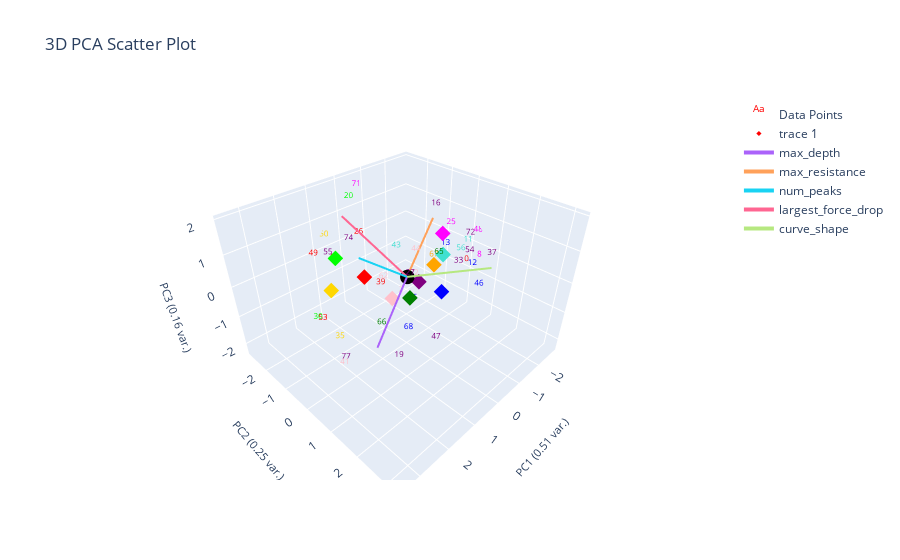

Notebook code for this chart:
### Markdown cell above
# Plot Labeled Data Only

### Code cell
marions_labeled_data[f'{ylabel_name}_nums'] = marions_labeled_data[ylabel_name].map(ylabel_to_cluster_num)
# plotting.get_curve_idx_from_cluster_color('purple', marions_labeled_data[f'{ylabel_name}_nums'], marions_labeled_data.index, data_features)

plotting.plot_clusters_seperately(marions_labeled_data[f'{ylabel_name}_nums'], curve_data, ylabel_name,
                                  cluster_category_names=list(ylabel_to_cluster_num.keys()),
                                  bold_idxs=marions_labeled_data.index.tolist()) 
plotting.plot_pca(marions_labeled_data, marions_labeled_data[f'{ylabel_name}_nums'], graph_title="Clustering Labeled Data", num_pc=3, ylabel_name=ylabel_name, centroids=label_centroids)

### Figure 1 — Plotly figure (JSON) as saved in the notebook; plotly's stock layout.template omitted (floating-point values rounded to 4 significant figures)
{"data": [{"mode": "text", "name": "Data Points", "text": ["0", "2", "8", "11", "12", "13", "15", "16", "19", "20", "22", "25", "26", "27", "30", "33", "35", "37", "39", "41", "43", "44", "46", "47", "48", "49", "50", "53", "54", "55", "56", "62", "63", "65", "66", "67", "68", "71", "72", "74", "77"], "textfont": {"color": ["red", "pink", "magenta", "turquoise", "blue", "blue", "blue", "purple", "purple", "lime", "pink", "magenta", "red", "purple", "lime", "purple", "gold", "purple", "red", "pink", "turquoise", "pink", "blue", "purple", "magenta", "red", "gold", "red", "purple", "purple", "turquoise", "pink", "red", "green", "green", "orange", "blue", "magenta", "purple", "purple", "purple"], "size": 8}, "type": "scatter3d", "x": [-1.574, -0.2013, -1.881, -2.493, -1.524, -2.331, -0.6825, -1.806, 0.9394, 0.1783, -0.5462, -1.68, 0.7903, 0.3597, 3.479, -1.626, 2.678, -1.363, 1.556, 2.89, -0.008033, 0.4534, 1.209, 1.117, -2.747, 2.529, 0.735, 2.346, -2.153, 1.029, -1.99, -1.071, 1.233, 0.2138, 1.67, -1.969, 0.9671, 0.2141, -2.696, 1.01, 2.743], "y": [0.8415, -0.4436, 1.053, 0.1536, 1.096, -0.5673, -0.405, -0.5956, 0.6293, -2.162, -0.2464, 0.1058, -1.048, 0.4673, 0.7444, 0.525, 0.3235, 1.785, 0.6375, 0.6792, -0.4381, 0.7432, 3.193, 2.084, 0.3214, -0.6405, -2.775, -0.863, 0.5168, -2.238, 0.3019, -2.171, -1.635, 1.293, 0.7536, -0.7314, 1.015, -1.765, 0.08959, -1.213, 0.583], "z": [-0.07966, -1.117, 0.03275, -0.09779, -0.06985, -0.4518, -1.661, 1.102, -2.282, 1.47, -0.5921, 0.7958, 1.0, 0.2047, 0.6965, -0.2985, -0.642, 0.6383, 0.5838, -1.132, 0.4996, 1.095, 1.668, -0.5303, 0.2151, 1.268, 0.2067, -0.9526, -0.1711, -0.05954, -0.1245, -1.91, 0.1304, 1.146, -0.5426, -0.7957, -0.9736, 1.968, 0.04791, 0.8328, -1.118]}, {"marker": {"color": ["red", "gold", "blue", "green", "purple", "pink", "turquoise", "orange", "lime", "magenta"], "size": 4, "symbol": "diamond"}, "mode": "markers", "type": "scatter3d", "x": [1.147, 1.706, -0.4722, 0.9421, -0.2224, 0.305, -1.497, -1.969, 1.829, -1.523], "y": [-0.4513, -1.226, 0.8664, 1.023, 0.2395, -0.2877, 0.005817, -0.7314, -0.7089, -0.07111], "z": [0.3249, -0.2177, -0.2978, 0.3018, -0.1486, -0.731, 0.09246, -0.7957, 1.083, 0.7529]}, {"marker": {"color": "black", "size": 5}, "mode": "markers", "name": "Origin", "showlegend": false, "type": "scatter3d", "x": [0], "y": [0], "z": [0]}, {"line": {"width": 4}, "mode": "lines+text", "name": "max_depth", "textposition": "top center", "type": "scatter3d", "x": [0, 1.715], "y": [0, 0.6134], "z": [0, -1.129]}, {"line": {"width": 4}, "mode": "lines+text", "name": "max_resistance", "textposition": "top center", "type": "scatter3d", "x": [0, -1.632], "y": [0, -0.554], "z": [0, 1.032]}, {"line": {"width": 4}, "mode": "lines+text", "name": "num_peaks", "textposition": "top center", "type": "scatter3d", "x": [0, 1.424], "y": [0, -0.2892], "z": [0, 1.096]}, {"line": {"width": 4}, "mode": "lines+text", "name": "largest_force_drop", "textposition": "top center", "type": "scatter3d", "x": [0, 1.167], "y": [0, -1.187], "z": [0, 1.839]}, {"line": {"width": 4}, "mode": "lines+text", "name": "curve_shape", "textposition": "top center", "type": "scatter3d", "x": [0, -0.06066], "y": [0, 2.612], "z": [0, 1.441]}], "layout": {"autosize": true, "scene": {"xaxis": {"title": {"font": {"size": 11}, "text": "PC1 (0.51 var.)"}}, "yaxis": {"title": {"font": {"size": 11}, "text": "PC2 (0.25 var.)"}}, "zaxis": {"title": {"font": {"size": 11}, "text": "PC3 (0.16 var.)"}}}, "title": {"text": "3D PCA Scatter Plot"}}}
